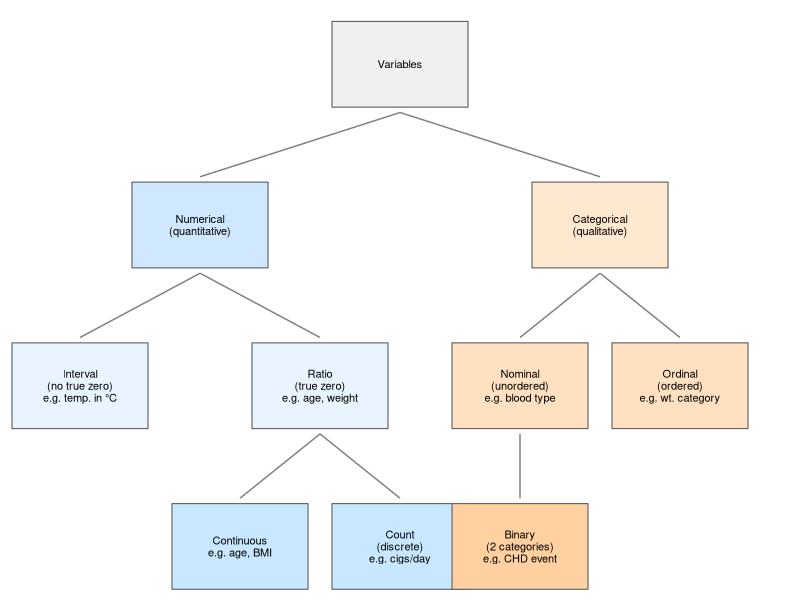

The R source for this figure:
## ---- chunk 1
#| fig-alt: >
#|   Taxonomy of variable types.
#|   Variables divide into Numerical (quantitative)
#|   and Categorical (qualitative).
#|   Numerical variables subdivide into Interval (no true zero) and Ratio
#|   (true zero); Ratio variables further divide into Continuous and Count.
#|   Categorical variables subdivide into Nominal (unordered) and Ordinal
#|   (ordered); Nominal includes Binary as a special case.
nodes <- tibble::tribble(
  ~id,   ~x,    ~y,   ~label,
  "V",    5,    4.5,  "Variables",
  "N",    2.5,  3,    "Numerical\n(quantitative)",
  "C",    7.5,  3,    "Categorical\n(qualitative)",
  "I",    1,    1.5,  "Interval\n(no true zero)\ne.g. temp. in \u00b0C",
  "R",    4,    1.5,  "Ratio\n(true zero)\ne.g. age, weight",
  "CT",   3,    0,    "Continuous\ne.g. age, BMI",
  "CNT",  5,    0,    "Count\n(discrete)\ne.g. cigs/day",
  "NOM",  6.5,  1.5,  "Nominal\n(unordered)\ne.g. blood type",
  "ORD",  8.5,  1.5,  "Ordinal\n(ordered)\ne.g. wt. category",
  "BIN",  6.5,  0,    "Binary\n(2 categories)\ne.g. CHD event"
)
edges <- tibble::tribble(
  ~from, ~to,
  "V",   "N",
  "V",   "C",
  "N",   "I",
  "N",   "R",
  "R",   "CT",
  "R",   "CNT",
  "C",   "NOM",
  "C",   "ORD",
  "NOM", "BIN"
) |>
  dplyr::left_join(
    dplyr::select(nodes, id, x, y),
    by = c("from" = "id")
  ) |>
  dplyr::rename(x_from = x, y_from = y) |>
  dplyr::left_join(
    dplyr::select(nodes, id, x, y),
    by = c("to" = "id")
  ) |>
  dplyr::rename(x_to = x, y_to = y)
fill_colors <- c(
  "V" = "#f0f0f0",
  "N" = "#d0e8ff", "C" = "#ffe8d0",
  "I" = "#e8f4ff", "R" = "#e8f4ff",
  "CT" = "#c8e8ff", "CNT" = "#c8e8ff",
  "NOM" = "#ffe0c0", "ORD" = "#ffe0c0",
  "BIN" = "#ffd0a0"
)
ggplot2::ggplot() +
  ggplot2::aes() +
  ggplot2::geom_segment(
    data = edges,
    ggplot2::aes(
      x = x_from, y = y_from - 0.45,
      xend = x_to, yend = y_to + 0.45
    ),
    color = "grey50"
  ) +
  ggplot2::geom_tile(
    data = nodes,
    ggplot2::aes(x = x, y = y, fill = id),
    width = 1.7, height = 0.8,
    color = "grey40", linewidth = 0.4,
    show.legend = FALSE
  ) +
  ggplot2::geom_text(
    data = nodes,
    ggplot2::aes(x = x, y = y, label = label),
    size = 2.8, lineheight = 0.9
  ) +
  ggplot2::scale_fill_manual(values = fill_colors) +
  ggplot2::scale_y_continuous(
    limits = c(-0.5, 5.1), expand = c(0, 0)
  ) +
  ggplot2::scale_x_continuous(
    limits = c(0, 10), expand = c(0, 0)
  ) +
  ggplot2::theme_void()
## ---- chunk 2
#| label: tbl-wcgs-vartypes
#| tbl-cap: "Selected WCGS variables and their types"
tibble::tribble(
  ~Variable, ~Description, ~Type, ~Scale,
  "`age`", "Age (years)", "Continuous", "Ratio",
  "`chol`", "Total cholesterol", "Continuous", "Ratio",
  "`sbp`", "Systolic blood pressure", "Continuous", "Ratio",
  "`bmi`", "Body mass index (kg/m²)", "Continuous", "Ratio",
  "`weight`", "Weight (lbs)", "Continuous", "Ratio",
  "`ncigs`", "Cigarettes per day", "Count (discrete)", "Ratio",
  "`chd69`", "CHD event by 1969", "Binary (nominal)", "Nominal",
  "`smoke`", "Current smoking", "Binary (nominal)", "Nominal",
  "`arcus`", "Arcus senilis", "Binary (nominal)", "Nominal",
  "`dibpat`", "Behavioral pattern (A/B)", "Binary (nominal)", "Nominal",
  "`behpat`", "Behavioral pattern (A1/A2/B3/B4)", "Nominal", "Nominal",
  "`wghtcat`", "Weight category", "Ordinal", "Ordinal",
  "`agec`", "Age group", "Ordinal", "Ordinal"
) |>
  knitr::kable()
